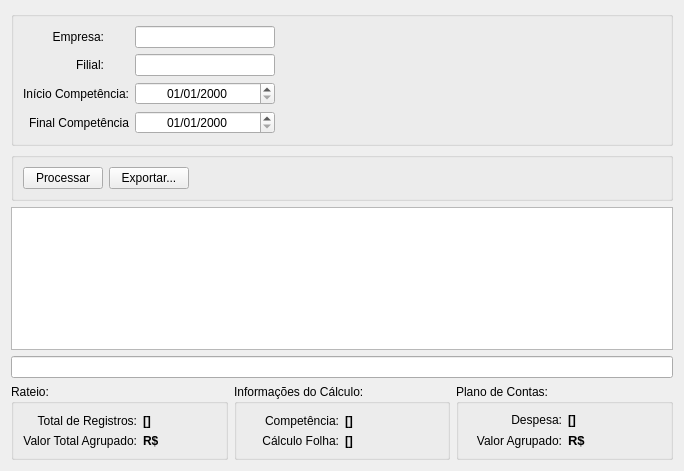
<?xml version="1.0" encoding="UTF-8"?>
<ui version="4.0">
 <class>PlanoDeContas</class>
 <widget class="QWidget" name="PlanoDeContas">
  <property name="geometry">
   <rect>
    <x>0</x>
    <y>0</y>
    <width>684</width>
    <height>471</height>
   </rect>
  </property>
  <property name="windowTitle">
   <string>Form</string>
  </property>
  <layout class="QGridLayout" name="gridLayout_2">
   <item row="2" column="0" colspan="3">
    <widget class="QTableWidget" name="tableWidget"/>
   </item>
   <item row="1" column="0" colspan="3">
    <widget class="QGroupBox" name="groupBox_PainelAcao">
     <property name="title">
      <string/>
     </property>
     <layout class="QHBoxLayout" name="horizontalLayout">
      <item>
       <widget class="QPushButton" name="botaoProcessar">
        <property name="text">
         <string>Processar</string>
        </property>
        <property name="icon">
         <iconset resource="thema.qrc">
          <normaloff>:/images/paper-plane.png</normaloff>:/images/paper-plane.png</iconset>
        </property>
       </widget>
      </item>
      <item>
       <widget class="QPushButton" name="botaoExportar">
        <property name="text">
         <string>Exportar...</string>
        </property>
        <property name="icon">
         <iconset resource="thema.qrc">
          <normaloff>:/images/csv-file-format-extension.png</normaloff>:/images/csv-file-format-extension.png</iconset>
        </property>
       </widget>
      </item>
      <item>
       <spacer name="horizontalSpacer_2">
        <property name="orientation">
         <enum>Qt::Horizontal</enum>
        </property>
        <property name="sizeHint" stdset="0">
         <size>
          <width>530</width>
          <height>20</height>
         </size>
        </property>
       </spacer>
      </item>
     </layout>
    </widget>
   </item>
   <item row="0" column="0" colspan="3">
    <widget class="QGroupBox" name="groupBox_Filtro">
     <property name="title">
      <string/>
     </property>
     <layout class="QGridLayout" name="gridLayout">
      <item row="0" column="1">
       <widget class="QLineEdit" name="campoIDEmpresa">
        <property name="maximumSize">
         <size>
          <width>140</width>
          <height>16777215</height>
         </size>
        </property>
        <property name="clearButtonEnabled">
         <bool>true</bool>
        </property>
       </widget>
      </item>
      <item row="1" column="1">
       <widget class="QLineEdit" name="campoIDFilial">
        <property name="maximumSize">
         <size>
          <width>140</width>
          <height>16777215</height>
         </size>
        </property>
        <property name="clearButtonEnabled">
         <bool>true</bool>
        </property>
       </widget>
      </item>
      <item row="2" column="0">
       <widget class="QLabel" name="label_5">
        <property name="text">
         <string>Início Competência:</string>
        </property>
        <property name="alignment">
         <set>Qt::AlignRight|Qt::AlignTrailing|Qt::AlignVCenter</set>
        </property>
       </widget>
      </item>
      <item row="1" column="3" colspan="2">
       <widget class="QLabel" name="campoNomeFilial">
        <property name="text">
         <string/>
        </property>
       </widget>
      </item>
      <item row="0" column="0">
       <widget class="QLabel" name="label_7">
        <property name="maximumSize">
         <size>
          <width>81</width>
          <height>16777215</height>
         </size>
        </property>
        <property name="text">
         <string>Empresa:</string>
        </property>
        <property name="alignment">
         <set>Qt::AlignRight|Qt::AlignTrailing|Qt::AlignVCenter</set>
        </property>
       </widget>
      </item>
      <item row="0" column="3" colspan="2">
       <widget class="QLabel" name="campoNomeEmpresa">
        <property name="text">
         <string/>
        </property>
       </widget>
      </item>
      <item row="1" column="0">
       <widget class="QLabel" name="label_6">
        <property name="maximumSize">
         <size>
          <width>81</width>
          <height>16777215</height>
         </size>
        </property>
        <property name="text">
         <string>Filial:</string>
        </property>
        <property name="alignment">
         <set>Qt::AlignRight|Qt::AlignTrailing|Qt::AlignVCenter</set>
        </property>
       </widget>
      </item>
      <item row="3" column="0">
       <widget class="QLabel" name="label">
        <property name="text">
         <string>Final Competência</string>
        </property>
        <property name="alignment">
         <set>Qt::AlignRight|Qt::AlignTrailing|Qt::AlignVCenter</set>
        </property>
       </widget>
      </item>
      <item row="2" column="1">
       <widget class="QDateEdit" name="campoInicioPeriodo">
        <property name="minimumSize">
         <size>
          <width>140</width>
          <height>0</height>
         </size>
        </property>
        <property name="alignment">
         <set>Qt::AlignCenter</set>
        </property>
        <property name="showGroupSeparator" stdset="0">
         <bool>true</bool>
        </property>
        <property name="displayFormat">
         <string>dd/MM/yyyy</string>
        </property>
       </widget>
      </item>
      <item row="3" column="1">
       <widget class="QDateEdit" name="campoFinalPeriodo">
        <property name="minimumSize">
         <size>
          <width>140</width>
          <height>0</height>
         </size>
        </property>
        <property name="alignment">
         <set>Qt::AlignCenter</set>
        </property>
        <property name="showGroupSeparator" stdset="0">
         <bool>true</bool>
        </property>
        <property name="displayFormat">
         <string>dd/MM/yyyy</string>
        </property>
       </widget>
      </item>
     </layout>
     <zorder>campoNomeFilial</zorder>
     <zorder>label_6</zorder>
     <zorder>label_5</zorder>
     <zorder>label_7</zorder>
     <zorder>campoIDEmpresa</zorder>
     <zorder>campoIDFilial</zorder>
     <zorder>campoNomeEmpresa</zorder>
     <zorder>label</zorder>
     <zorder>campoInicioPeriodo</zorder>
     <zorder>campoFinalPeriodo</zorder>
    </widget>
   </item>
   <item row="4" column="1">
    <widget class="QGroupBox" name="groupBox_InformacaoCalculos">
     <property name="title">
      <string>Informações do Cálculo:</string>
     </property>
     <layout class="QGridLayout" name="gridLayout_3">
      <item row="0" column="0">
       <widget class="QLabel" name="label_10">
        <property name="text">
         <string>Competência:</string>
        </property>
        <property name="alignment">
         <set>Qt::AlignRight|Qt::AlignTrailing|Qt::AlignVCenter</set>
        </property>
       </widget>
      </item>
      <item row="0" column="1">
       <widget class="QLabel" name="campoCompetenciaBase">
        <property name="font">
         <font>
          <weight>75</weight>
          <bold>true</bold>
         </font>
        </property>
        <property name="text">
         <string>[]</string>
        </property>
       </widget>
      </item>
      <item row="1" column="0">
       <widget class="QLabel" name="label_12">
        <property name="text">
         <string>Cálculo Folha:</string>
        </property>
        <property name="alignment">
         <set>Qt::AlignRight|Qt::AlignTrailing|Qt::AlignVCenter</set>
        </property>
       </widget>
      </item>
      <item row="1" column="1">
       <widget class="QLabel" name="campoCalculoFolha">
        <property name="font">
         <font>
          <weight>75</weight>
          <bold>true</bold>
         </font>
        </property>
        <property name="text">
         <string>[]</string>
        </property>
       </widget>
      </item>
     </layout>
    </widget>
   </item>
   <item row="4" column="0">
    <widget class="QGroupBox" name="groupBox_ValoresRateio">
     <property name="title">
      <string>Rateio:</string>
     </property>
     <layout class="QGridLayout" name="gridLayout_4">
      <item row="0" column="0">
       <widget class="QLabel" name="label_14">
        <property name="text">
         <string>Total de Registros:</string>
        </property>
        <property name="alignment">
         <set>Qt::AlignRight|Qt::AlignTrailing|Qt::AlignVCenter</set>
        </property>
       </widget>
      </item>
      <item row="0" column="1">
       <widget class="QLabel" name="campoTotalRegistros">
        <property name="font">
         <font>
          <weight>75</weight>
          <bold>true</bold>
         </font>
        </property>
        <property name="text">
         <string>[]</string>
        </property>
       </widget>
      </item>
      <item row="1" column="0">
       <widget class="QLabel" name="label_16">
        <property name="text">
         <string>Valor Total Agrupado:</string>
        </property>
        <property name="alignment">
         <set>Qt::AlignRight|Qt::AlignTrailing|Qt::AlignVCenter</set>
        </property>
       </widget>
      </item>
      <item row="1" column="1">
       <widget class="QLabel" name="campoValorTotalAgrupado">
        <property name="font">
         <font>
          <weight>75</weight>
          <bold>true</bold>
         </font>
        </property>
        <property name="text">
         <string>R$</string>
        </property>
       </widget>
      </item>
     </layout>
    </widget>
   </item>
   <item row="4" column="2">
    <widget class="QGroupBox" name="groupBox_InfoEvento">
     <property name="title">
      <string>Plano de Contas:</string>
     </property>
     <layout class="QGridLayout" name="gridLayout_5">
      <item row="0" column="0">
       <widget class="QLabel" name="label_18">
        <property name="text">
         <string>Despesa:</string>
        </property>
        <property name="alignment">
         <set>Qt::AlignRight|Qt::AlignTrailing|Qt::AlignVCenter</set>
        </property>
       </widget>
      </item>
      <item row="0" column="1">
       <widget class="QLabel" name="campoEventoPlanoContas">
        <property name="font">
         <font>
          <weight>75</weight>
          <bold>true</bold>
         </font>
        </property>
        <property name="text">
         <string>[]</string>
        </property>
       </widget>
      </item>
      <item row="1" column="0">
       <widget class="QLabel" name="label_20">
        <property name="text">
         <string>Valor Agrupado:</string>
        </property>
        <property name="alignment">
         <set>Qt::AlignRight|Qt::AlignTrailing|Qt::AlignVCenter</set>
        </property>
       </widget>
      </item>
      <item row="1" column="1">
       <widget class="QLabel" name="campoValorEventoAgrupado">
        <property name="font">
         <font>
          <pointsize>10</pointsize>
          <weight>75</weight>
          <bold>true</bold>
         </font>
        </property>
        <property name="text">
         <string>R$</string>
        </property>
       </widget>
      </item>
     </layout>
    </widget>
   </item>
   <item row="3" column="0" colspan="3">
    <widget class="QLineEdit" name="campoPesquisarObjetosTabela">
     <property name="clearButtonEnabled">
      <bool>true</bool>
     </property>
    </widget>
   </item>
  </layout>
 </widget>
 <tabstops>
  <tabstop>campoIDEmpresa</tabstop>
  <tabstop>campoIDFilial</tabstop>
  <tabstop>campoInicioPeriodo</tabstop>
  <tabstop>campoFinalPeriodo</tabstop>
  <tabstop>botaoProcessar</tabstop>
  <tabstop>campoPesquisarObjetosTabela</tabstop>
  <tabstop>tableWidget</tabstop>
  <tabstop>botaoExportar</tabstop>
 </tabstops>
 <resources>
  <include location="thema.qrc"/>
 </resources>
 <connections/>
</ui>
